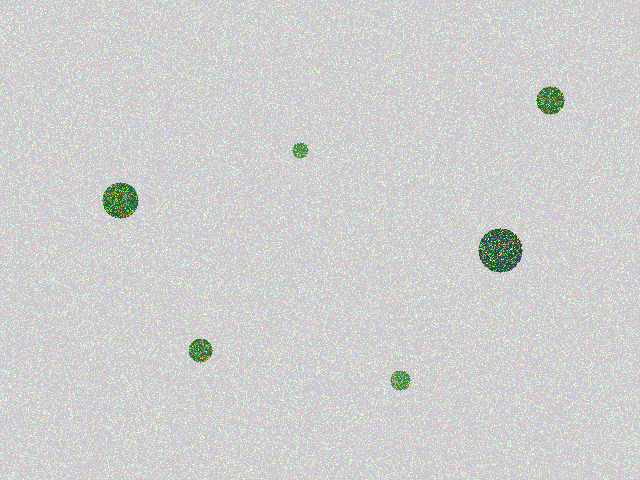
#> input picture code/algae_guardian/tests/samples/01_normal_mix.png, 640 x 480 px
$ python -i polarization.py   (imports and definitions only)
#> lines starting #> are read from the running program, lines starting #| are printed output that depends on the picture
"""Polarization image processing: Stokes reconstruction, DoLP, AoP, and enhancement."""
import numpy as np
from typing import Dict, Tuple, Optional


class PolarizationProcessor:
    """Process polarization images from DoFP camera."""

    def __init__(self):
        self.polarization_angles = [0, 45, 90, 135]  # degrees

    def reconstruct_stokes(self, I0: np.ndarray, I45: np.ndarray,
                           I90: np.ndarray, I135: np.ndarray) -> Dict[str, np.ndarray]:
        """Reconstruct Stokes parameters from 4 polarization images.

        Args:
            I0, I45, I90, I135: Intensity images at each polarization angle

        Returns:
            Dict with S0, S1, S2, DoLP, AoP
        """
        S0 = I0 + I90                     # Total intensity
        S1 = I0 - I90                     # 0°/90° difference
        S2 = I45 - I135                   # 45°/135° difference

        # Degree of Linear Polarization (DoLP)
        denom = S0 + 1e-10
        DoLP = np.sqrt(S1**2 + S2**2) / denom
        DoLP = np.clip(DoLP, 0, 1)

        # Angle of Polarization (AoP) in radians
        AoP = 0.5 * np.arctan2(S2, S1)

        return {
            "S0": S0,
            "S1": S1,
            "S2": S2,
            "DoLP": DoLP,
            "AoP": AoP,
        }

    def demosaic_DoFP(self, raw: np.ndarray) -> Dict[str, np.ndarray]:
        """Demosaic DoFP raw image into 4 polarization channels.

        Assumes 2x2 superpixel pattern: [0°, 45°; 90°, 135°]
        """
        h, w = raw.shape
        I0 = raw[0:h:2, 0:w:2]
        I45 = raw[0:h:2, 1:w:2]
        I90 = raw[1:h:2, 0:w:2]
        I135 = raw[1:h:2, 1:w:2]

        return {"I0": I0, "I45": I45, "I90": I90, "I135": I135}

    # [10 lines left out: function flat_field_calibrate, not called in this run]

    def suppress_backscatter(self, S0: np.ndarray, DoLP: np.ndarray,
                             strength: float = 0.5) -> np.ndarray:
        """Suppress backscatter using polarization features."""
        backscatter = DoLP * strength
        corrected = S0 * (1.0 - backscatter)
        return np.clip(corrected, 0, 255).astype(np.uint8)

    def polarization_enhancement(self, S0: np.ndarray, DoLP: np.ndarray,
                                 AoP: np.ndarray,
                                 lambda1: float = 0.3,
                                 lambda2: float = 0.2,
                                 lambda3: float = 0.4) -> np.ndarray:
        """v1 Polarization-based image enhancement using the I_enh formula.

        Implements:
            I_enh = Norm(S0 + λ1·S0 + λ2·AoP + λ3·DoLP)
        """
        def normalize(x):
            x_min, x_max = x.min(), x.max()
            if x_max - x_min < 1e-10:
                return np.zeros_like(x, dtype=np.float32)
            return (x.astype(np.float32) - x_min) / (x_max - x_min)

        S0_norm = normalize(S0)
        DoLP_norm = normalize(DoLP)
        AoP_norm = normalize(AoP)

        I_enh = (S0_norm + lambda1 * S0_norm +
                 lambda2 * AoP_norm + lambda3 * DoLP_norm)
        I_enh = normalize(I_enh)
        return (I_enh * 255).astype(np.uint8)

    # [70 lines left out: functions polarization_enhancement_v2, compute_polarization_features, not called in this run]

    def process_polarization_raw(self, raw_image: np.ndarray) -> Dict[str, np.ndarray]:
        """Full pipeline: demosaic -> Stokes -> DoLP/AoP -> backscatter suppression."""
        channels = self.demosaic_DoFP(raw_image)
        stokes = self.reconstruct_stokes(**channels)
        stokes["corrected"] = self.suppress_backscatter(stokes["S0"], stokes["DoLP"])
        stokes["enhanced"] = self.polarization_enhancement(
            stokes["S0"], stokes["DoLP"], stokes["AoP"]
        )
        return stokes

    # [25 lines left out: function process_rgb_from_raw, not called in this run]

>>> import cv2
>>> picture = cv2.imread('../tests/samples/01_normal_mix.png', cv2.IMREAD_GRAYSCALE)
#> picture: shape (480, 640); min 61, max 255, mean 207.6
>>> result = PolarizationProcessor().process_polarization_raw(picture)
#> in demosaic_DoFP, `I135 = raw[1:h:2, 1:w:2]`:
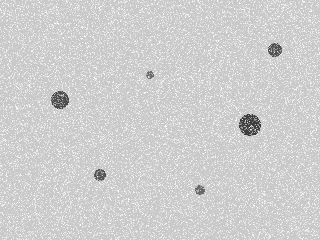
#> I135: shape (240, 320); min 61, max 255, mean 207.4
#> in process_polarization_raw, `channels = self.demosaic_DoFP(raw_image)`: channels = 4 items
#> in reconstruct_stokes, `S1 = I0 - I90`:
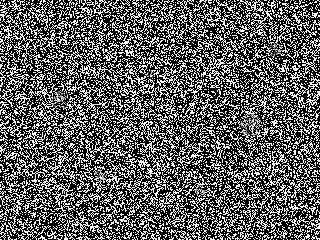
#> S1: shape (240, 320); min 0, max 255, mean 97.2
#> in reconstruct_stokes, `S2 = I45 - I135`:
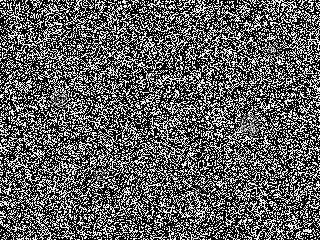
#> S2: shape (240, 320); min 0, max 255, mean 96.1
#> in reconstruct_stokes, `DoLP = np.clip(DoLP, 0, 1)`:
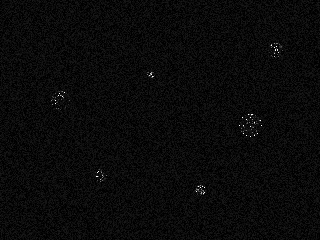
#> DoLP: shape (240, 320) float64; min 0, max 1, mean 0.0405
#> in reconstruct_stokes, `AoP = 0.5 * np.arctan2(S2, S1)`:
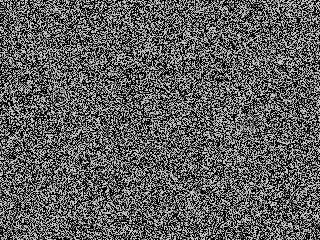
#> AoP: shape (240, 320) float16; min 0, max 0.785, mean 0.368
#> in process_polarization_raw, `stokes = self.reconstruct_stokes(**channels)`: stokes = 5 items
#> in normalize, `x_min, x_max = x.min(), x.max()`: x_min = 0; x_max = 255
#> in normalize (call 3), `x_min, x_max = x.min(), x.max()`: x_max = 0.785
#> in normalize (call 3), `return (x.astype(np.float32) - x_min) / (x_max - x_min)`:
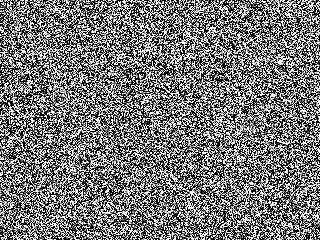
#> returned value: shape (240, 320) float32; min 0, max 1, mean 0.468
#> in polarization_enhancement, `I_enh = (S0_norm + lambda1 * S0_norm + lambda2 * AoP_norm + lambda3 * ..`:
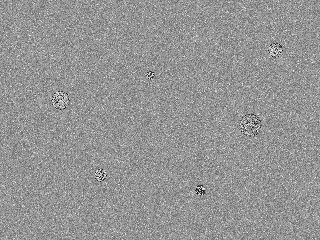
#> I_enh: shape (240, 320) float32; min 0.132, max 1.5, mean 0.935; drawn with min black and max white
#> result = 7 items

$ run again, on code/algae_guardian/tests/samples/02_dense_bloom.png
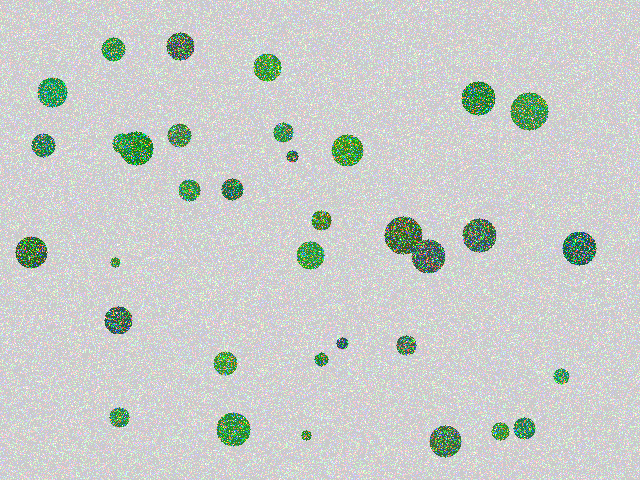
#> input picture code/algae_guardian/tests/samples/02_dense_bloom.png, 640 x 480 px
#> channels = 4 items
#> in reconstruct_stokes, `AoP = 0.5 * np.arctan2(S2, S1)`:
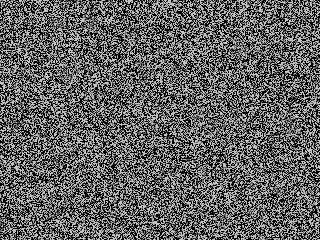
#> AoP: shape (240, 320) float16; min 0, max 0.785, mean 0.38
#> stokes = 5 items
#> x_min = 0; x_max = 255
#> in polarization_enhancement, `I_enh = (S0_norm + lambda1 * S0_norm + lambda2 * AoP_norm + lambda3 * ..`:
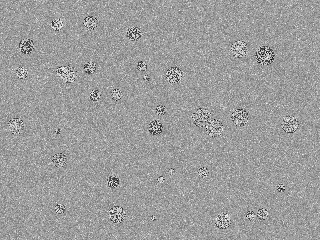
#> I_enh: shape (240, 320) float32; min 0.0204, max 1.51, mean 0.938; drawn with min black and max white
#> result = 7 items

$ run again, on code/algae_guardian/tests/samples/03_clear_water.png
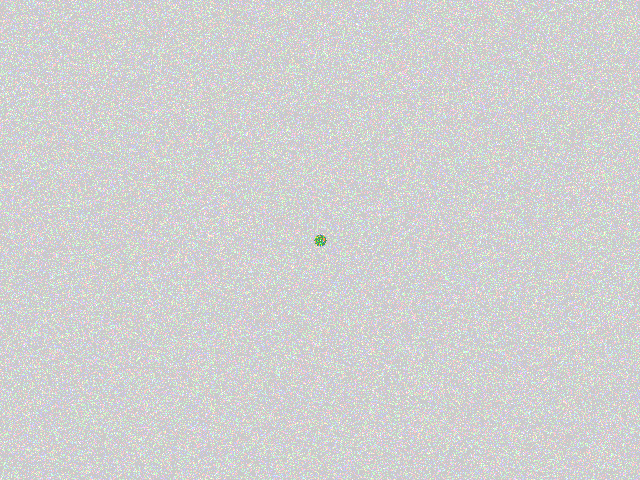
#> input picture code/algae_guardian/tests/samples/03_clear_water.png, 640 x 480 px
#> channels = 4 items
#> in reconstruct_stokes, `AoP = 0.5 * np.arctan2(S2, S1)`:
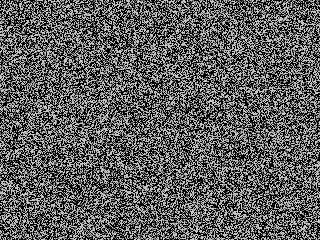
#> AoP: shape (240, 320) float16; min 0, max 0.785, mean 0.365
#> stokes = 5 items
#> x_min = 6; x_max = 248
#> in polarization_enhancement, `I_enh = (S0_norm + lambda1 * S0_norm + lambda2 * AoP_norm + lambda3 * ..`:
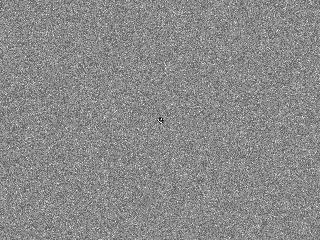
#> I_enh: shape (240, 320) float32; min 0.283, max 1.5, mean 0.944; drawn with min black and max white
#> result = 7 items

$ run again, on code/algae_guardian/tests/samples/04_turbid_water.png
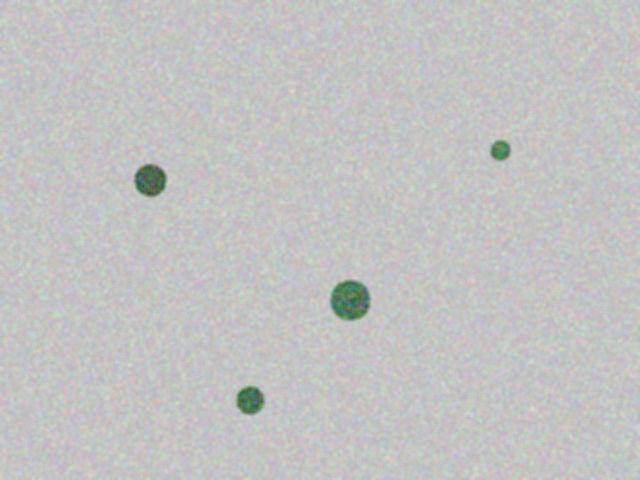
#> input picture code/algae_guardian/tests/samples/04_turbid_water.png, 640 x 480 px
#> channels = 4 items
#> stokes = 5 items
#> x_min = 1; x_max = 255
#> in polarization_enhancement, `I_enh = (S0_norm + lambda1 * S0_norm + lambda2 * AoP_norm + lambda3 * ..`:
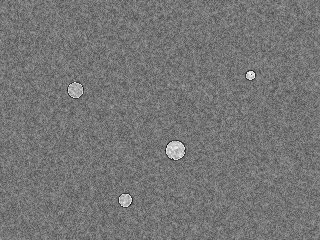
#> I_enh: shape (240, 320) float32; min 0.187, max 1.48, mean 0.785; drawn with min black and max white
#> result = 7 items
